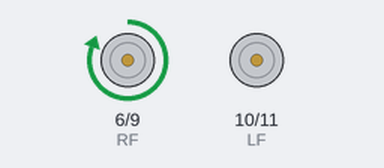
Recording of a sketch running on a simulated Arduino Uno, built with avr-gcc and run on an emulated ATmega328P. Shown: motor-driver pin pairs drawn as motors (green arrow = first pin HIGH = forward, orange = second pin HIGH = backward, longer = more drive).

Above: at 0.4 s.
At 2.3 s:
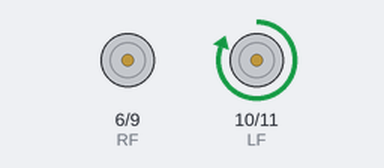
At 5.1 s:
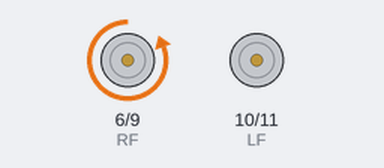
At 7.0 s:
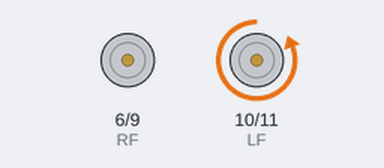
Timing chart, 0 to 8.7 s (numbered marks = the images above):
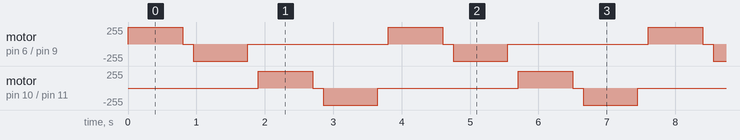

The sketch:

MotorTest2.ino
```cpp
#define RF 6
#define RB 9
#define LF 10
#define LB 11

#define SPEED 255
void setup() {
  pinMode(RF, OUTPUT);
  pinMode(RB, OUTPUT);
  pinMode(LF, OUTPUT);
  pinMode(LB, OUTPUT);
}

void loop() {
  analogWrite(RF, SPEED);
  analogWrite(RB, 0);
  analogWrite(LF, 0);
  analogWrite(LB, 0);
  delay(800);


  analogWrite(RF, 0);
  analogWrite(RB, 0);
  analogWrite(LF, 0);
  analogWrite(LB, 0);
  delay(150);

  analogWrite(RF, 0);
  analogWrite(RB, SPEED);
  analogWrite(LF, 0);
  analogWrite(LB, 0);
  delay(800);


  analogWrite(RF, 0);
  analogWrite(RB, 0);
  analogWrite(LF, 0);
  analogWrite(LB, 0);
  delay(150);

  analogWrite(RF, 0);
  analogWrite(RB, 0);
  analogWrite(LF, SPEED);
  analogWrite(LB, 0);
  delay(800);


  analogWrite(RF, 0);
  analogWrite(RB, 0);
  analogWrite(LF, 0);
  analogWrite(LB, 0);
  delay(150);

  analogWrite(RF, 0);
  analogWrite(RB, 0);
  analogWrite(LF, 0);
  analogWrite(LB, SPEED);
  delay(800);

  analogWrite(RF, 0);
  analogWrite(RB, 0);
  analogWrite(LF, 0);
  analogWrite(LB, 0);
  delay(150);
}
```

Measured:
- by itself, motor on pin 6 (RF) / pin 9 (RB), motor on pin 10 (LF) / pin 11 (LB): repeats every 3.8 s: stopped 0.15 s, backward 255/255 0.80 s, stopped 2.1 s, forward 255/255 0.80 s
